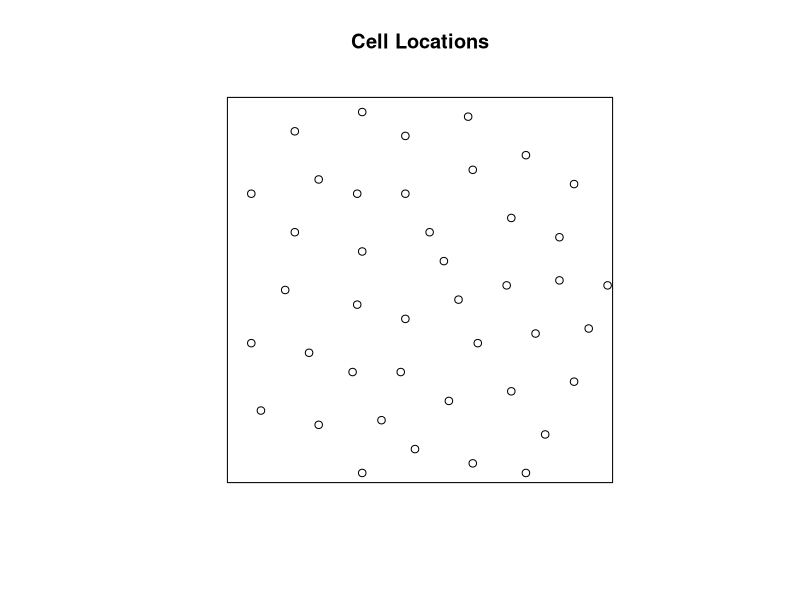
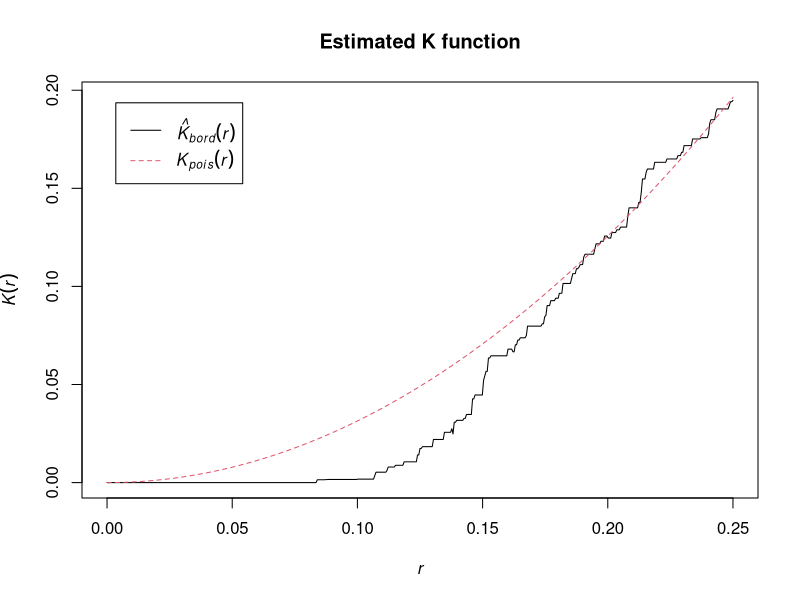
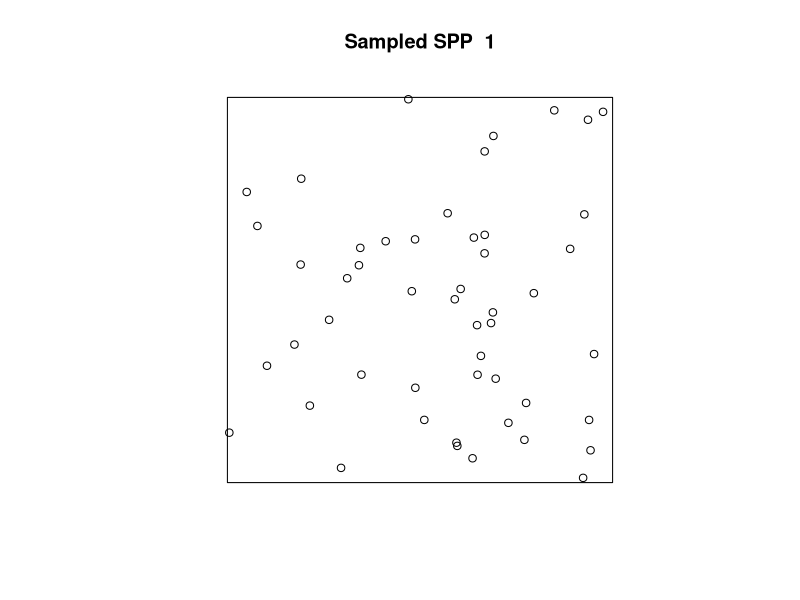
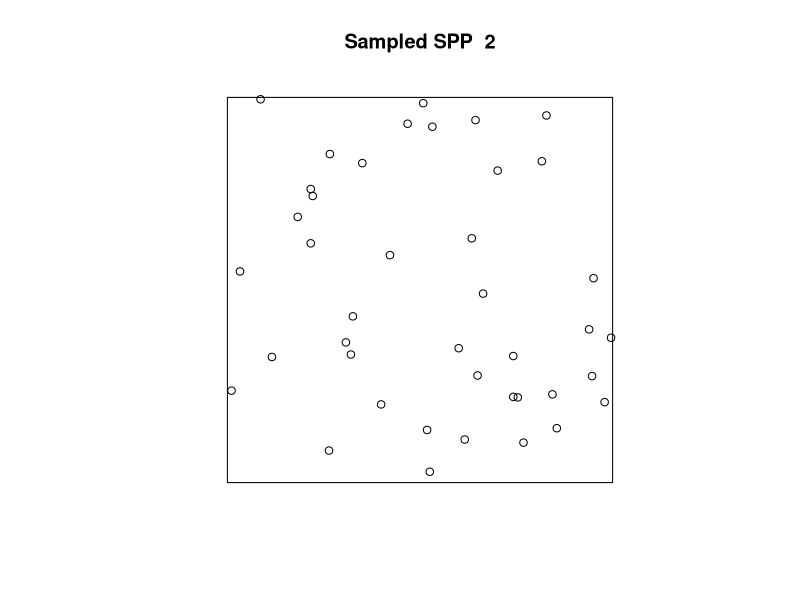
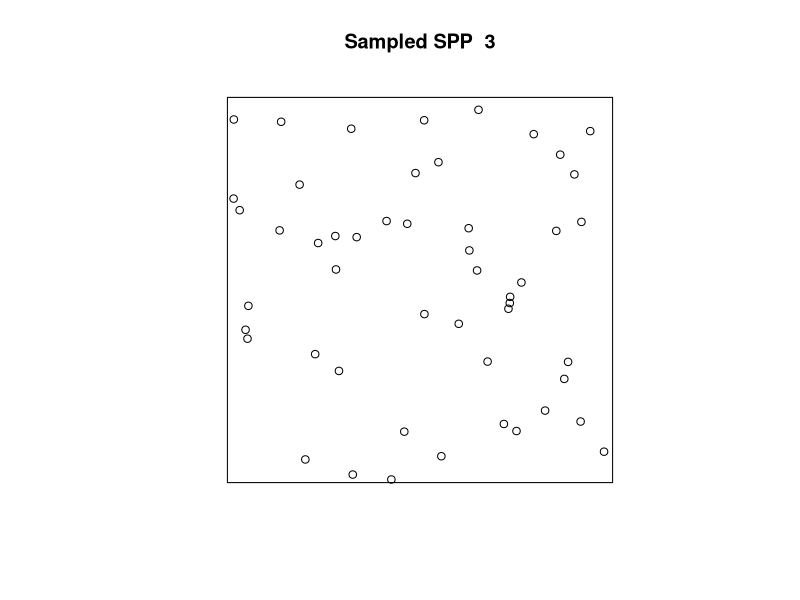
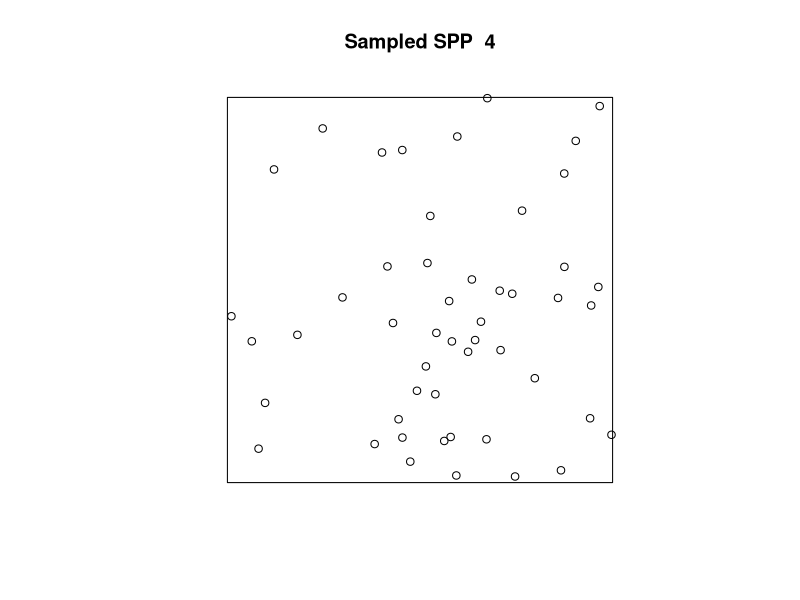
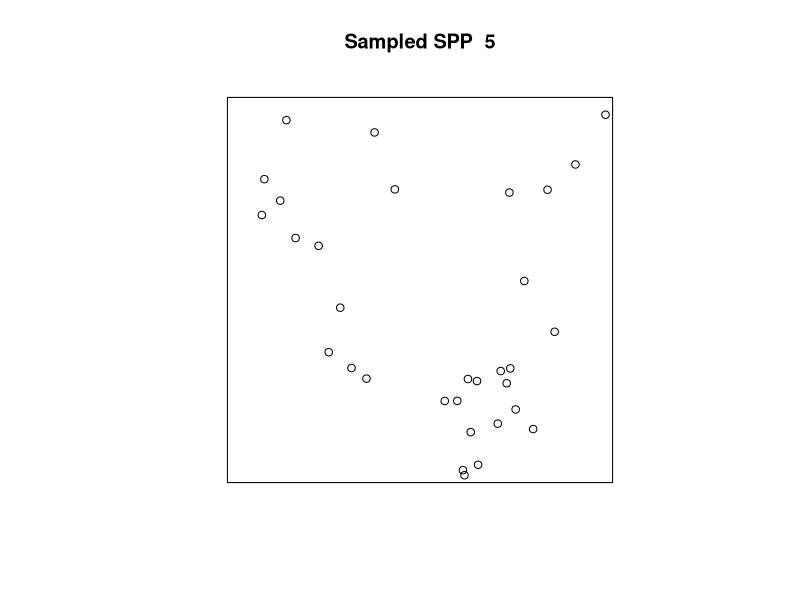
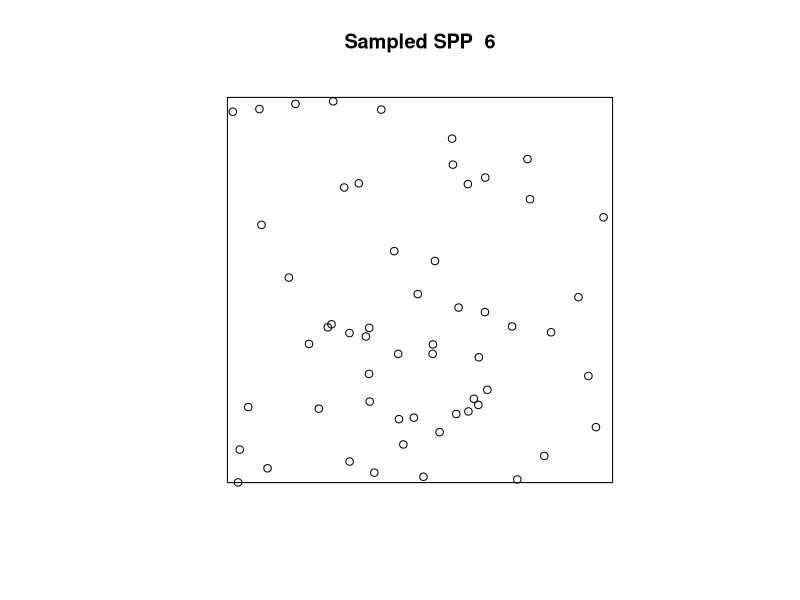

Reproduce these figures in R, in order.
###################################################
## COMPUTING DEMO:  Spatial Point Patterns II
##
## DSC 383: Advanced Predictive Models for Complex Data
## By:  Kate Calder, UT Austin
# (adopted from analyses in "Spatial Point Patterns: Methodology and 
#  Applications with R" by Baddeley, Rupak, and Turner, 2015)
## Last updated: September 1, 2021
###################################################

# load libraries
library(spatstat)

# load the cell data - locations of the centers
# of 42 biological cells observed under
# optical microscopy in a histological section

data(cells)

plot(cells, 
     main="Cell Locations")

###################################################
# K FUNCTION AND DIAGNOSTICS 

#  Compute the estimated K function
K_cells <- Kest(cells,
                correction = "border")
plot(K_cells, 
     main="Estimated K function")

# Monte Carlo assessments of CSR
lambda_hat <- cells$n # section is 1x1 

N_samp <- 15
X_samp <- list(N_samp)
K_X_samp <- list(N_samp)

for(i in 1:N_samp)
{
  X_samp[[i]] <- rpoispp(lambda_hat, 
                         win=owin(c(0,1),c(0,1)))
  K_X_samp[[i]] <- Kest(X_samp[[i]],
                        correction = "border")
}

par(ask=T)
for(i in 1:N_samp)
{
  plot(X_samp[[i]], 
       main=paste("Sampled SPP ", i))
}

par(ask=F)
plot(K_cells$r, 
     K_cells$border, 
     type = 'l', 
     lty = 1, 
     col = 'red', 
     xlab = "r", 
     ylab = "Kest(r)")
for(i in 1:N_samp) 
{
  lines(K_X_samp[[i]]$r, 
        K_X_samp[[i]]$border, 
        lty = 2, 
        col = "darkgray")
}

# using the envelope function
Kfunc_E <- envelope(cells, 
                    Kest, 
                    correction = "border",
                    nsim = 39, 
                    rank = 1)
plot(Kfunc_E,  main="Estimated K function")	
